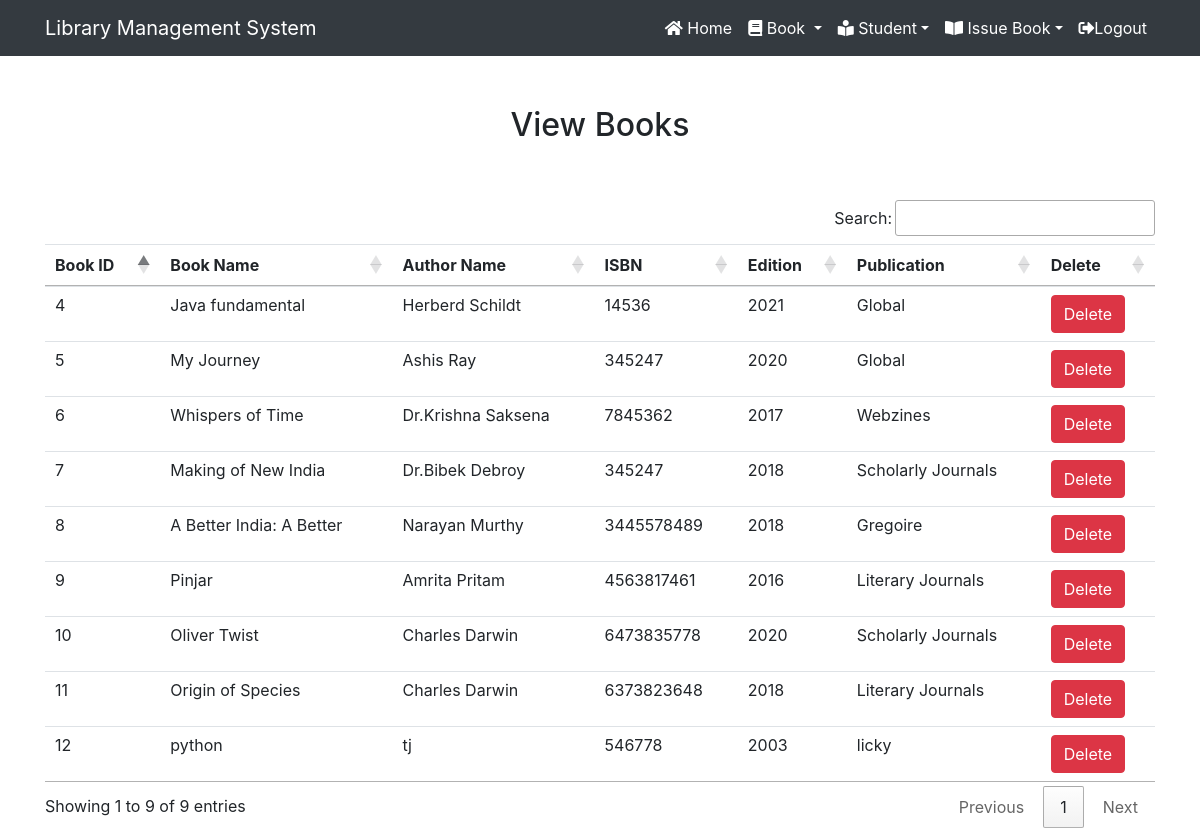
Page /view_book/ (signed in) on the committed database.
### library/models.py (models this page shows, shortened)
class Book(models.Model):
    bookname=models.CharField(max_length=50)
    authorname=models.CharField(max_length=100)
    isbn=models.IntegerField()
    edition=models.IntegerField()
    publication=models.CharField(max_length=100)

### library/views.py (the view)
# urls.py: path('view_book/',View_Book,name="view_book"),
def View_Book(request):
    if not request.user.is_staff:
        return redirect('login')
    buk = Book.objects.all()
    b = {'buk':buk}
    return render(request,'View_Book.html',b)

### library/templates/view_book.html
{% extends 'navigationbar.html' %}
{% load static %}
{% block body%}
<div class="container" style ="margin-top:50px">
<h2 class="text-center">View Books</h2>
<br><br>
<table class="table table:hover" id="example">
 <thead>
 <tr>
  <th>Book ID</th>
  <th>Book Name</th>
  <th>Author Name</th>
  <th>ISBN</th>
  <th>Edition</th>
  <th>Publication</th>
  <th>Delete</th>
 </tr>
 </thead>
<tbody>
{% for i in buk %}
<tr>
    <td>{{i.id}}</td>
    <td>{{i.bookname}}</td>
    <td>{{i.authorname}}</td>
    <td>{{i.isbn}}</td>
    <td>{{i.edition}}</td>
    <td>{{i.publication}}</td>
    <td><a href="{% url 'delete_book' i.id %}" onclick="return confirm('Are you really want to delete?')" class='btn btn-danger'>Delete</a></td>
</tr>
{% endfor %}
</tbody>
</table>
</div>
{% endblock body %}

### library/templates/navigationbar.html (shortened to what this page needs)
<html>
<head>
    {% load static %}
  <link rel="stylesheet" href="https://maxcdn.bootstrapcdn.com/bootstrap/4.3.1/css/bootstrap.min.css">
  <link rel="stylesheet" href="https://use.fontawesome.com/releases/v5.6.3/css/all.css"></head>
  <link rel="stylesheet" type="text/css" href="{% static 'css/mystyle.css' %}">
 <link rel="stylesheet" href="https://cdn.datatables.net/1.10.25/css/jquery.dataTables.min.css">
 <link rel="stylesheet" href="https://cdn.datatables.net/buttons/1.7.1/css/buttons.dataTables.min.css">
</head>
<nav class="navbar navbar-expand-sm bg-dark navbar-dark">
    <div class="container">
<a class="navbar-brand" href="#">Library Management System </a>
     <div class="collapse navbar-collapse" id="myMenu">
         <ul class="navbar-nav text-center ml-auto">
            {% if request.user.is_staff %}
            <li class="nav-item"><a class="nav-link"  href="{% url 'home' %}"><i class="fas fa-home"></i> Home</a></li>
             <li class="nav-item dropdown"><a class="nav-link dropdown-toggle" data-toggle="dropdown" href="#"><i class="fas fa-book"></i> Book </a>
             </li>
             <li class="nav-item dropdown"><a class="nav-link dropdown-toggle" data-toggle="dropdown" href="#"><i class="fas fa-book-reader"></i> Student</a>
             </li>
             <li class="nav-item dropdown"><a class="nav-link dropdown-toggle" data-toggle="dropdown" href="#"><i class="fas fa-book-open"></i> Issue Book</a>
             </li>
            <li class="nav-item"><a class="nav-link"  href="{% url 'logout' %}"><i class="fas fa-sign-out-alt"></i>Logout</a></li>
             {% endif %}
         </ul>
     </div>
     </div>
</nav>
{% block body%}
{% endblock body %}
</html>

### library/static/css/mystyle.css (style rules this page uses)
.nav-link { color: white !important; }

### rows in the picture
Book: id "4", bookname "Java fundamental", authorname "Herberd Schildt", isbn "14536", edition "2021", publication "Global"
Book: id "5", bookname "My Journey", authorname "Ashis Ray", isbn "345247", edition "2020", publication "Global"
Book: id "6", bookname "Whispers of Time", authorname "Dr.Krishna Saksena", isbn "7845362", edition "2017", publication "Webzines"
Book: id "7", bookname "Making of New India", authorname "Dr.Bibek Debroy", isbn "345247", edition "2018", publication "Scholarly Journals"
Book: id "8", bookname "A Better India: A Better", authorname "Narayan Murthy", isbn "3445578489", edition "2018", publication "Gregoire"
Book: id "9", bookname "Pinjar", authorname "Amrita Pritam", isbn "4563817461", edition "2016", publication "Literary Journals"
Book: id "10", bookname "Oliver Twist", authorname "Charles Darwin", isbn "6473835778", edition "2020", publication "Scholarly Journals"
Book: id "11", bookname "Origin of Species", authorname "Charles Darwin", isbn "6373823648", edition "2018", publication "Literary Journals"
Book: id "12", bookname "python", authorname "tj", isbn "546778", edition "2003", publication "licky"
